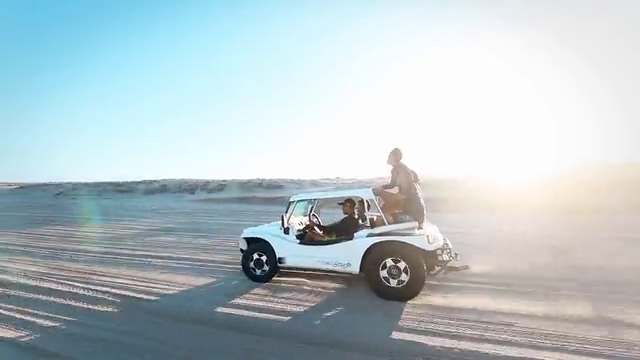
#> input picture frame 42 of PythonImageWorkspace/OpenCV/videos/video.mp4, 640 x 360 px
$ jupyter execute --allow-errors '06. 크기 조정.ipynb'
#> lines starting #> are read from the running program, lines starting #| are printed output that depends on the picture
# 6. 크기 조정

## 이미지

고정 크기로 설정

[cell 1]
import cv2
img = cv2.imread('images/Lenna.png')
#> (the rest of this cell did not finish here and is left out)

비율로 설정

[cell 2]
import cv2
img = cv2.imread('images/Lenna.png')
#> (the rest of this cell did not finish here and is left out)

### 보간법
1. cv2.INTER_AREA : 크기 줄일 때 사용
2. cv2.INTER_CUBIC : 크기 늘릴 때 사용 (속도 느림, 퀄리티 좋음)
3. cv2.INTER_LINEAR : 크기 늘릴 떄 사용 (기본값) / 양선형

보간법 적용하여 축소

[cell 3]
import cv2
img = cv2.imread('images/Lenna.png')
#> (the rest of this cell did not finish here and is left out)

보간법 적용하여 확대

[cell 4]
import cv2
img = cv2.imread('images/Lenna.png')
#> (the rest of this cell did not finish here and is left out)

# 동영상

고정 크기로 설정

[cell 5]
import cv2
cap = cv2.VideoCapture('videos/video.mp4')

while cap.isOpened():
    ret, frame = cap.read()
#> frame is the input picture: shape (360, 640, 3); mean B, G, R 201.2, 196.7, 183.1
    if not ret:
        break

    frame_resized = cv2.resize(frame, (400,500))
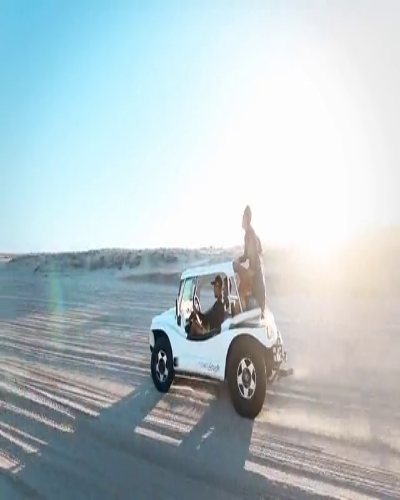
#> frame_resized: shape (500, 400, 3); mean B, G, R 201.1, 196.6, 183

    cv2.imshow('video', frame_resized)

    if cv2.waitKey(25) == ord('q'):
#> (key q is pressed here)
        break

cap.release()
cv2.destroyAllWindows()

비율로 설정

[cell 6]
import cv2
cap = cv2.VideoCapture('videos/video.mp4')

while cap.isOpened():
    ret, frame = cap.read()
    if not ret:
        break

    frame_resized = cv2.resize(frame, None, fx=1.5, fy=1.5, interpolation=cv2.INTER_CUBIC)
#> frame_resized: shape (540, 960, 3)

    cv2.imshow('video', frame_resized)

    if cv2.waitKey(25) == ord('q'):
#> (key q is pressed here)
        break

cap.release()
cv2.destroyAllWindows()


$ run again, starting later in the video
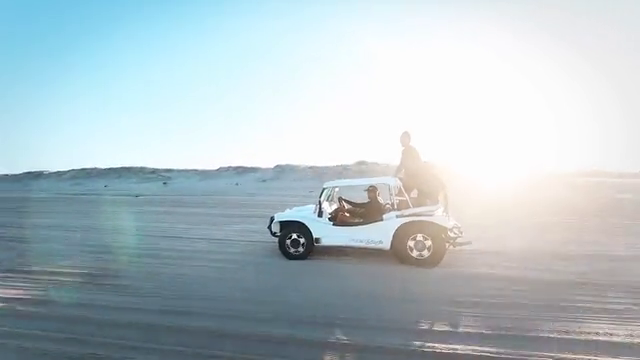
#> input picture frame 191 of PythonImageWorkspace/OpenCV/videos/video.mp4, 640 x 360 px
#> frame is the input picture: shape (360, 640, 3); mean B, G, R 198.6, 193, 178.8
#> `frame_resized = cv2.resize(frame, (400,500))`:
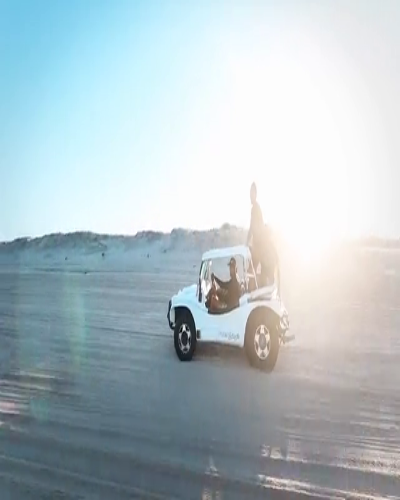
#> frame_resized: shape (500, 400, 3); mean B, G, R 198.6, 193, 178.7

$ run again, starting later in the video
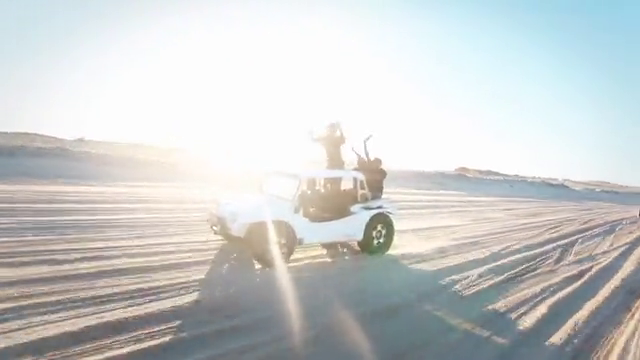
#> input picture frame 340 of PythonImageWorkspace/OpenCV/videos/video.mp4, 640 x 360 px
#> frame is the input picture: shape (360, 640, 3); mean B, G, R 203.8, 204.5, 202.2
#> `frame_resized = cv2.resize(frame, (400,500))`:
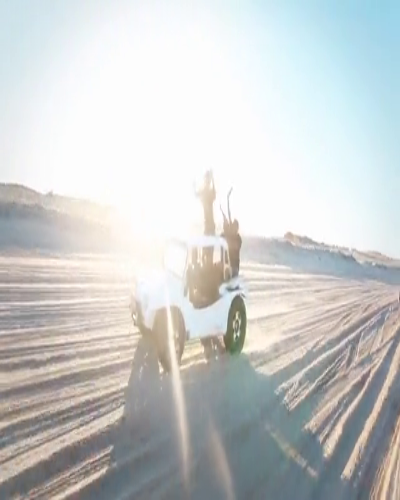
#> frame_resized: shape (500, 400, 3); mean B, G, R 203.7, 204.4, 202.1
